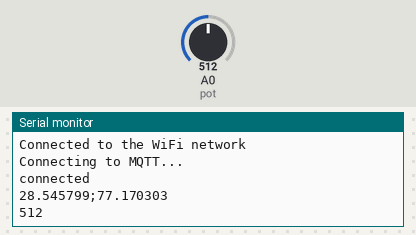
The sketch below on a simulated ESP8266 (NodeMCU). On the bench: the last lines printed to the serial monitor. The test bench sets the inputs (shaded band); at power-on: A0 (pot) = 512. WiFi joins after 1.5 s; servers stay silent unless stated; no MQTT or app messages arrive unless stated.

Above: at 2.7 s.
2.8 s: A0 (pot) set to 716
At 3.4 s:
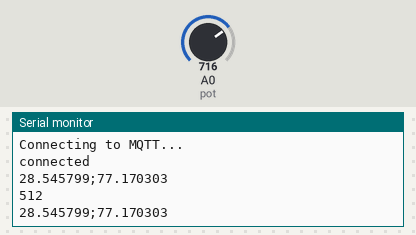
4.7 s: A0 (pot) set to 760
At 6.3 s:
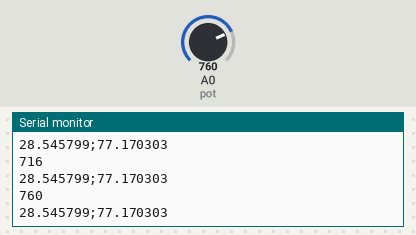
Timing chart, 0 to 7.8 s (numbered marks = the images above; inputs shaded):
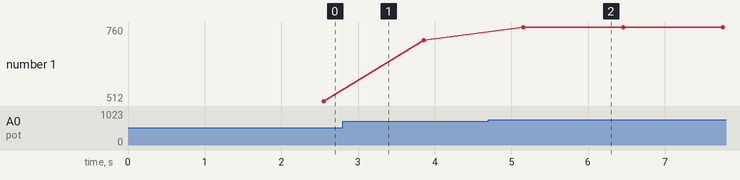

Measured:
- after the input at 4.7 s, the serial monitor: prints a new line after 0.45 s (image 2)
- plotted number 1: 512 → 716 after the input at 2.8 s, 716 → 760 after the input at 4.7 s

The sketch:

esp8266_publisher_with_gps.ino
```cpp
#include <ESP8266WiFi.h>
#include <PubSubClient.h>
#include <SoftwareSerial.h>
#include <TinyGPSPlus.h>

#define pot A0

float lat = 28.5458,lon = 77.1703; // enlem ve boylam degerleri icin degisken olustur
SoftwareSerial gpsSerial(3,4);//rx,tx
TinyGPSPlus gps; // gps objesi olustur

const char* ssid = "***";                   // wifi ssid
const char* password =  "***";         // wifi password
const char* mqttServer = "***";    // Raspberry Pi IP adress
const int   mqttPort = 1883;
const char* mqttUser = "***";      // if you don't have MQTT Username, no need input
const char* mqttPassword = "***";  // if you don't have MQTT Password, no need input

int flag=0;

WiFiClient espClient;
PubSubClient client(espClient);

void setup() {

  Serial.begin(115200);

  WiFi.begin(ssid, password);

  while (WiFi.status() != WL_CONNECTED) {
    delay(500);
    Serial.println("Connecting to WiFi..");
  }
  Serial.println("Connected to the WiFi network");

  client.setServer(mqttServer, mqttPort);
  client.setCallback(callback);

  while (!client.connected()) {
    Serial.println("Connecting to MQTT...");

    if (client.connect("esp8266", mqttUser, mqttPassword )) {

      Serial.println("connected");

    } else {

      Serial.print("failed with state ");
      Serial.print(client.state());
      delay(2000);

    }
  }

}

void callback(char* topic, byte* payload, unsigned int length) {

  Serial.print("Message arrived in topic: ");
  Serial.println(topic);

  Serial.print("Message:");

  for (int i = 0; i < length; i++) {
    Serial.print((char)payload[i]);
  }

  Serial.println();
  Serial.println("-----------------------");

}

void loop() {
  //Serial.println("");                                 //local ipyi goruntulemek
  //Serial.print("WiFi connected - ESP IP address: ");
  //Serial.println(WiFi.localIP());


  if (gps.location.isUpdated())
  {
    Serial.print("LAT="); Serial.print(gps.location.lat(), 6);
    Serial.print("LNG="); Serial.println(gps.location.lng(), 6);
  }


String latitude = String(lat,6);
String longitude = String(lon,6);
Serial.println(latitude+";"+longitude);     //enlem ve boylam degerleri yazdir
delay(1000);

  int deger = analogRead(pot);
  Serial.println(deger);

  if(flag != 1 && deger >750){
    flag = 1;
    client.publish("esp8266", "Oksijen Olcum Degerleri Dusuk Lutfen Mudahale Ediniz! Havuz Numarası = 1");
    client.publish("esp8266", latitude);
    //client.publish("esp8266", longitude);
    client.subscribe("esp8266");
  }

  if(deger < 750) flag = 0;

    delay(300);
  client.loop();
}
```
